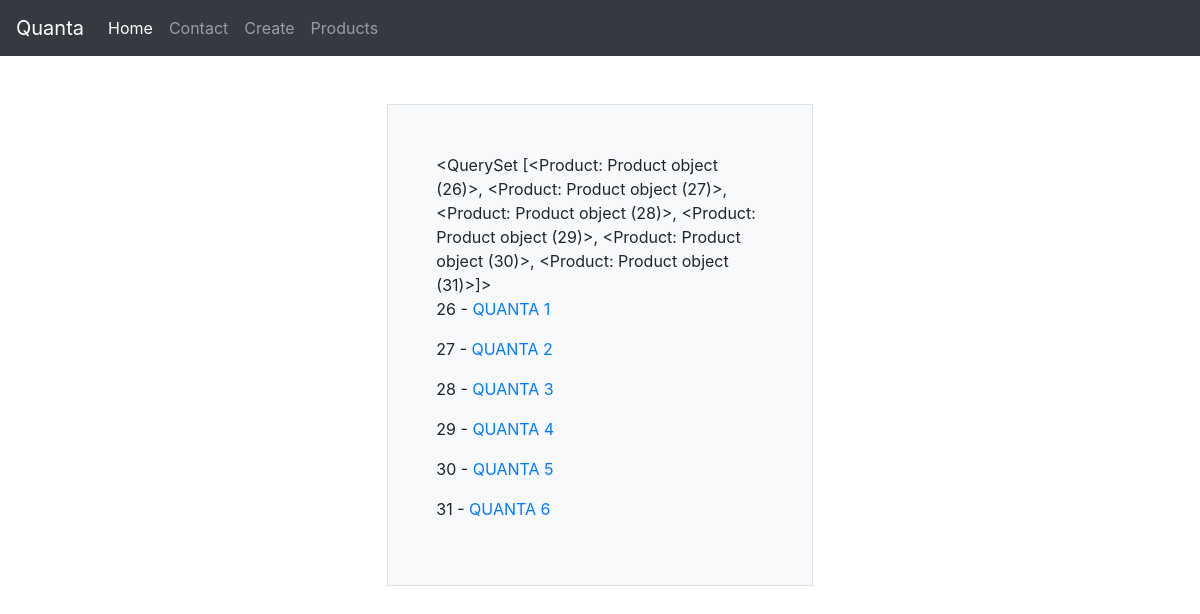
The page /product/list/ on the database its author committed.
### products/models.py (models this page shows)
class Product(models.Model):
    title       = models.CharField(max_length=120, blank=True)
    description = models.TextField(blank=True,null=True)
    price       = models.DecimalField(max_digits=5,decimal_places=2)
    summary     = models.TextField(blank=False,null=False)
    featured    = models.BooleanField(default=False)
    def get_absolute_url(self):
        return reverse("product-detail", kwargs={"my_id": self.id})

### products/views.py (the view)
# urls.py: path('list/', product_list_view, name = 'product-list')
def product_list_view(request):
    queryset = Product.objects.all()
    context = {
        "object_list" : queryset,
    }
    return render(request, "products/product_list.html", context)

### products/templates/products/product_list.html
{% extends 'base.html' %}
{% block content %}
{{ object_list }}
{% for instance in object_list %}
    <p> {{ instance.id }} - <a href='{{ instance.get_absolute_url }}'> {{ instance.title }} </a> </p>
{% endfor %}
{% endblock content %}

### rows shown on the page
Product: id "<QuerySet [<Product: Product object (26)>, <Product: Product object (27)>, <Product: Product object (28)>, <Product: Product object (29)>, <Product: Product object (30)>, <Product: Product object (31)>]>", id "26", title "QUANTA 1"
Product: id "27", title "QUANTA 2"
Product: id "28", title "QUANTA 3"
Product: id "29", title "QUANTA 4"
Product: id "30", title "QUANTA 5"
Product: id "31", title "QUANTA 6"
